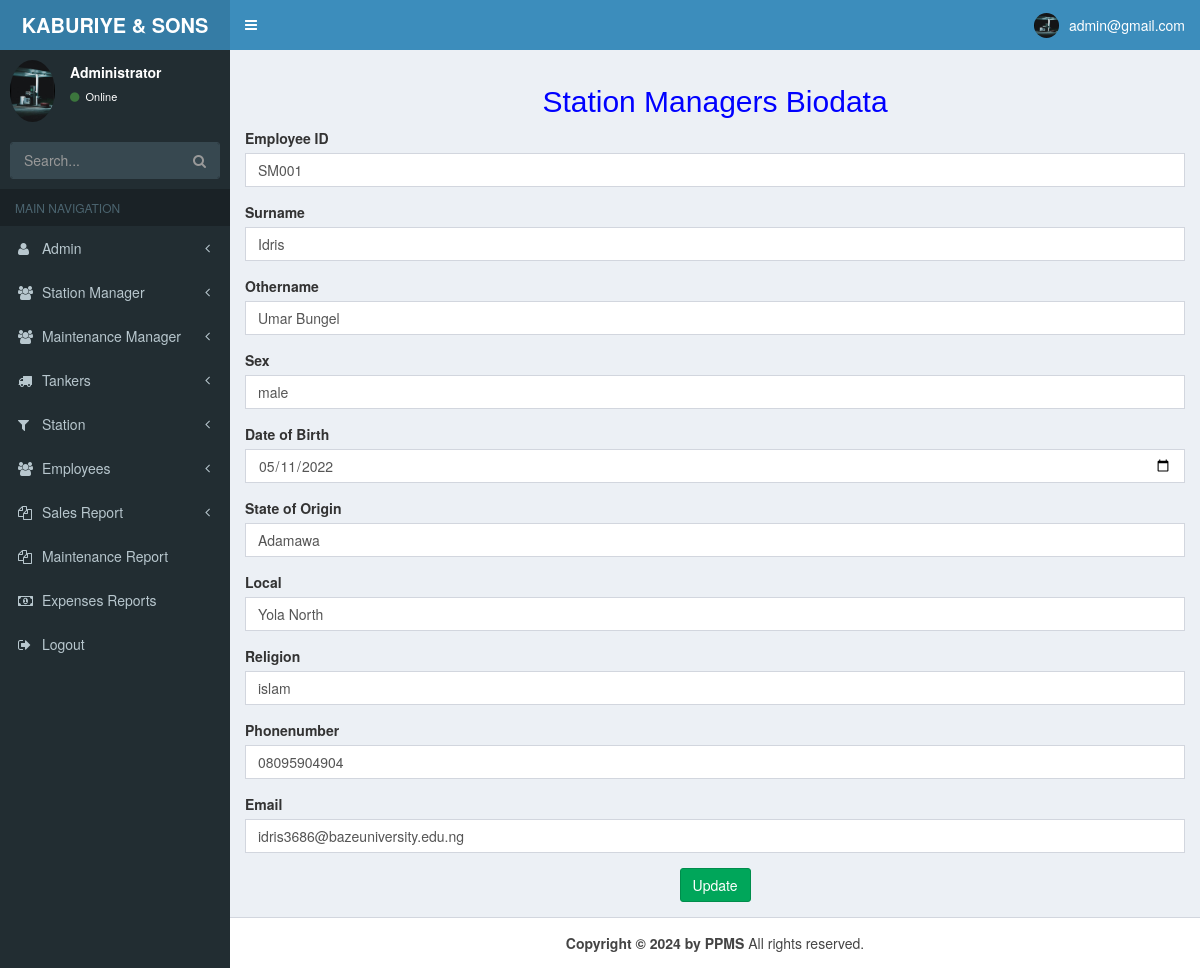
The app's page /sm_edit.php?ID=1 (signed in) with its own data.
### tables this page shows
CREATE TABLE `station_manager` (
  `ID` int(50) NOT NULL,
  `employee_id` varchar(45) NOT NULL,
  `station_id` varchar(50) NOT NULL,
  `surname` varchar(50) NOT NULL,
  `othername` varchar(50) NOT NULL,
  `sex` varchar(6) NOT NULL,
  `dob` varchar(10) NOT NULL,
  `state_origin` varchar(20) NOT NULL,
  `local_government` varchar(60) NOT NULL,
  `religion` varchar(15) NOT NULL,
  `phonenumber` varchar(16) NOT NULL,
  `email` varchar(70) NOT NULL
);

### sm_edit.php (the view, shortened to what this page needs)
<?php
require __DIR__ . "/config/database.php";
$user = $_SESSION['data'];
$profile = mysqli_query($conn, "select * from admin where email='$user'");
$fetch = mysqli_fetch_array($profile);
?>
<!DOCTYPE html>
<html>
<head>
  <link rel="stylesheet" href="css/bootstrap.min.css">
  <link rel="stylesheet" href="css/font-awesome.min.css">
  <link rel="stylesheet" href="css/ionicons.min.css">
  <link rel="stylesheet" href="css/AdminLTE.min.css">
  <link rel="stylesheet" href="css/_all-skins.min.css">
</head>
<body class="hold-transition skin-blue sidebar-mini">
  <div class="wrapper">
    <header class="main-header">
      <a href="admin_dashboard.php" class="logo">
        <span class="logo-lg"><b>KABURIYE & SONS NIG LTD</b></span>
      </a>
      <nav class="navbar navbar-static-top">
        <a href="#" class="sidebar-toggle" data-toggle="push-menu" role="button">
        </a>
        <div class="navbar-custom-menu">
          <ul class="nav navbar-nav">
            <li class="dropdown user user-menu">
              <a href="#" class="dropdown-toggle" data-toggle="dropdown">
                <img src="images/admin.jpg" class="user-image" alt="User Image">
                <span class="hidden-xs"><?php echo "$fetch[email]"; ?></span>
              </a>
            </li>
          </ul>
        </div>
      </nav>
    </header>
    <aside class="main-sidebar">
      <section class="sidebar">
        <div class="user-panel">
          <div class="pull-left image">
            <img src="images/admin.jpg" class="img-circle" alt="User Image">
          </div>
          <div class="pull-left info">
            <p>Administrator</p>
            <a href="#"><i class="fa fa-circle text-success"></i> Online</a>
          </div>
        </div>
        <form action="#" method="get" class="sidebar-form">
          <div class="input-group">
            <input type="text" name="q" class="form-control" placeholder="Search...">
            <span class="input-group-btn">
              <button type="submit" name="search" id="search-btn" class="btn btn-flat"><i class="fa fa-search"></i>
              </button>
            </span>
          </div>
        </form>
        <ul class="sidebar-menu" data-widget="tree">
          <li class="header">MAIN NAVIGATION</li>
          <li class=" treeview">
            <a href="#">
              <i class="fa fa-user"></i> <span>Admin</span>
              <span class="pull-right-container">
                <i class="fa fa-angle-left pull-right"></i>
              </span>
            </a>
          </li>
          <li class="treeview">
            <a href="#">
              <i class="fa fa-group"></i> <span> Station Manager</span>
              <span class="pull-right-container">
                <small class="fa fa-angle-left pull-right "></small>
              </span>
            </a>
          </li>
          <li class="treeview">
            <a href="#">
              <i class="fa fa-group"></i> <span>Maintenance Manager</span>
              <span class="pull-right-container">
                <small class="fa fa-angle-left pull-right "></small>
              </span>
            </a>
          </li>
          <li class="treeview">
            <a href="#">
              <i class="fa fa-truck"></i> <span>Tankers</span>
              <span class="pull-right-container">
                <small class="fa fa-angle-left pull-right "></small>
              </span>
            </a>
          </li>
          <li class="treeview">
            <a href="#">
              <i class="fa fa-filter"></i> <span>Station</span>
              <span class="pull-right-container">
                <small class="fa fa-angle-left pull-right "></small>
              </span>
            </a>
          </li>
          <li class="treeview">
            <a href="#">
              <i class="fa fa-group"></i> <span>Employees</span>
              <span class="pull-right-container">
                <small class="fa fa-angle-left pull-right "></small>
              </span>
            </a>
          </li>
          <li class="treeview">
            <a href="#">
              <i class="fa fa-files-o"></i> <span> Sales Report</span>
              <span class="pull-right-container">
                <small class="fa fa-angle-left pull-right "></small>
              </span>
            </a>
          </li>
          <li>
          <li>
            <a href="m_report.php">
              <i class="fa fa-files-o"></i> <span>Maintenance Report</span>
            </a>
          </li>
          <li>
          <li>
            <a href="expenses_report.php">
              <i class="fa fa-money"></i> <span>Expenses Reports</span>
            </a>
          </li>
          <li>
          <li>
            <a href="alogout.php">
              <i class="fa fa-sign-out"></i> <span>Logout</span>
            </a>
          </li>
      </section>
    </aside>
    <div class="content-wrapper">
      <section class="content">
        <h2 align="center" style="color:blue;"> Station Managers Biodata</h2>
        <?php
        $userInfo = mysqli_query($conn, "select * from station_manager where ID='$_GET[ID]'");
        $num_users = mysqli_num_rows($userInfo);
        if ($num_users == 1) {
          $user_information = mysqli_fetch_array($userInfo);
        }
        ?>
        <form method="post">
          <div class="form-group">
            <label for="newstitle"><b>Employee ID</b></label>
            <input type="text" name="employee_id" required class="form-control" value="<?php echo  $user_information['employee_id']  ?>" />
          </div>
          <div class="form-group">
            <label for=""><b>Surname</b></label>
            <input type="text" name="surname" required class="form-control" value="<?php echo  $user_information['surname']  ?>" />
          </div>
          <div class="form-group">
            <label for=""><b>Othername</b></label>
            <input type="text" name="othername" required class="form-control" value="<?php echo  $user_information['othername']  ?>" />
          </div>
          <div class="form-group">
            <label for=""><b>Sex</b></label>
            <input type="text" name="sex" required class="form-control" value="<?php echo  $user_information['sex']  ?>" />
          </div>
          <div class="form-group">
            <label for=""><b>Date of Birth</b></label>
            <input type="date" name="dob" required class="form-control" value="<?php echo  $user_information['dob']  ?>" />
          </div>
          <div class="form-group">
            <label for=""><b>State of Origin</b></label>
            <input type="text" name="sog" required class="form-control" value="<?php echo  $user_information['state_origin']  ?>" />
          </div>
          <div class=" form-group">
            <label for=""><b>Local</b></label>
            <input type="text" required class="form-control" name="local" value="<?php echo  $user_information['local_government']  ?>" />
          </div>
          <div class=" form-group">
            <label for=""><b>Religion</b></label>
            <input type="text" required class="form-control" name="religion" value="<?php echo  $user_information['religion']  ?>" />
          </div>
          <div class=" form-group">
            <label for="n"><b>Phonenumber</b></label>
            <input type="text" required class="form-control" name="phonenumber" value="<?php echo  $user_information['phonenumber']  ?>" />
          </div>
          <div class=" form-group">
            <label for="n"><b>Email</b></label>
            <input type="text" required class="form-control" name="email" value="<?php echo  $user_information['email']  ?>" />
          </div>
          <center>
            <input type="submit" class="btn btn-success" value="Update" name="insert" />
          </center>
        </form>
      </section>
    </div>
    <footer class="main-footer">
      <center> <strong>Copyright &copy; 2024 by PPMS</strong> All rights reserved.</center>
    </footer>
  </div>
</body>
</html>

### records on screen
station_manager: employee_id "SM001", surname "Idris", othername "Umar Bungel", sex "male", dob "05/11/2022", sog "Adamawa", local "Yola North", religion "islam", phonenumber "08095904904", email "idris3686@bazeuniversity.edu.ng"

### other values on screen
$fetch[email] "admin@gmail.com"
